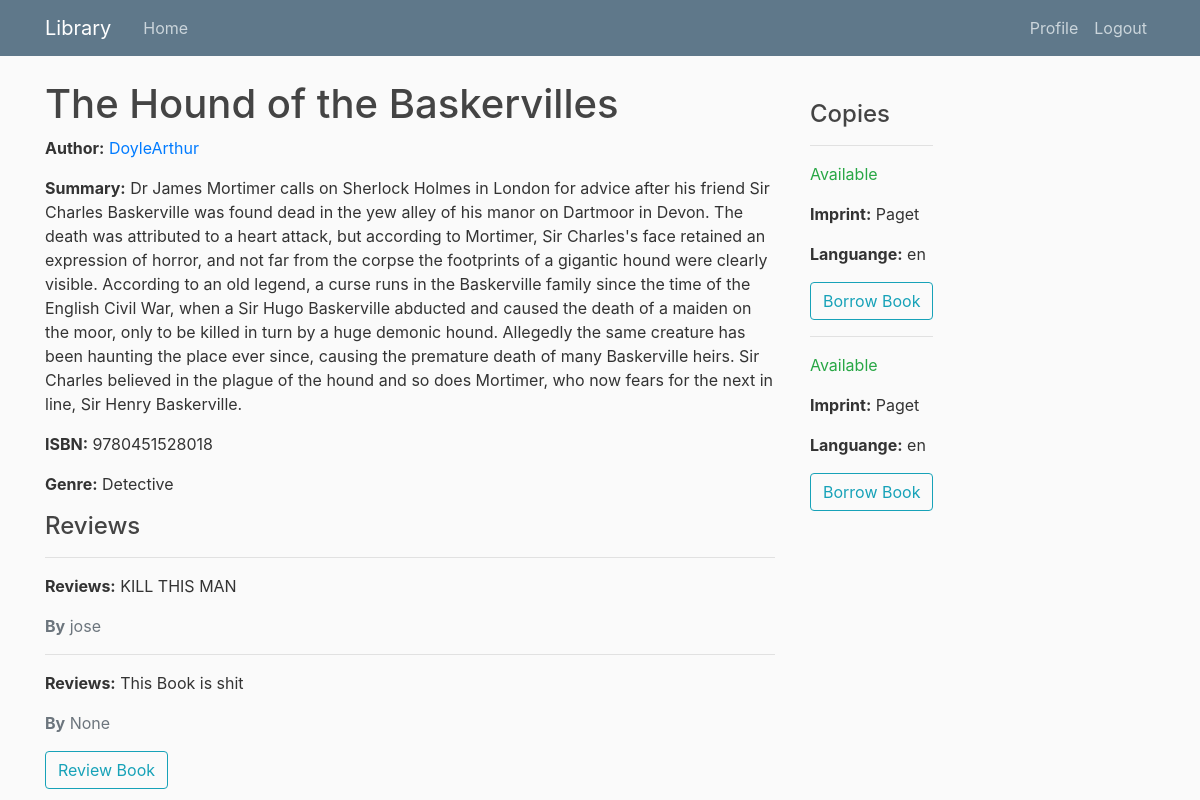
/catalog/book/2/ (signed in), run on the app's committed database.
### catalog/models.py (models this page shows, shortened)
class Book(models.Model):
    title=models.CharField(max_length=200)
    author=models.ForeignKey('Author',on_delete=models.SET_NULL,null=True)
    summary=models.TextField(max_length=1000,help_text="Enter a brief desciption of Book")
    isbn=models.CharField("ISBN",max_length=13,help_text="13 Character ISBN Number")
    genre=models.ManyToManyField(Genre,help_text="Select a genre for this book!")

class Author(models.Model):
    first_name=models.CharField(max_length=100)
    last_name=models.CharField(max_length=100)
    data_of_birth=models.DateField(null=True,blank=True)
    date_of_death=models.DateField('Died',null=True,blank=True)
    class Meta:
        ordering=['last_name','first_name']
    def __str__(self):
        return f'{self.last_name}{self.first_name}'

class Genre(models.Model):
    name=models.CharField(max_length=200,help_text="Enter a Genra(e.g Detective)")
    def __str__(self):
        return self.name

class Reviews(models.Model):
    book=models.ForeignKey("Book",on_delete=models.PROTECT,db_constraint=False,null=True)
    Reviewuser=models.ForeignKey(User,on_delete=models.SET_NULL,null=True)
    review=models.CharField(max_length=200)

class BookInstance(models.Model):
    id=models.UUIDField(primary_key=True,default=uuid.uuid4,help_text="Unique ID")
    book=models.ForeignKey("Book",on_delete=models.PROTECT,db_constraint=False,null=True)
    imprint=models.CharField(max_length=200)
    due_back=models.DateField(null=True,blank=True)
    LOAN_STATUS =(
        ('a','Available'),
        ('r','Reserved'),
    )
    BookUser=models.ForeignKey(User,on_delete=models.SET_NULL,blank=True,null=True)
    Languages=(
        ('ab', 'Abkhaz'),
        ('aa', 'Afar'),
        ('af', 'Afrikaans'),
        ('ak', 'Akan'),
        ('sq', 'Albanian'),
        ('am', 'Amharic'),
        ('ar', 'Arabic'),
        ('an', 'Aragonese'),
        ('hy', 'Armenian'),
        ('as', 'Assamese'),
        ('av', 'Avaric'),
        ('ae', 'Avestan'),
        ('ay', 'Aymara'),
        ('az', 'Azerbaijani'),
        ('bm', 'Bambara'),
        ('ba', 'Bashkir'),
        ('eu', 'Basque'),
        ('be', 'Belarusian'),
        ('bn', 'Bengali'),
        ('bh', 'Bihari'),
        ('bi', 'Bislama'),
        ('bs', 'Bosnian'),
        ('br', 'Breton'),
        ('bg', 'Bulgarian'),
        ('my', 'Burmese'),
        ('ca', 'Catalan; Valencian'),
        ('ch', 'Chamorro'),
        ('ce', 'Chechen'),
        ('ny', 'Chichewa; Chewa; Nyanja'),
        ('zh', 'Chinese'),
        ('cv', 'Chuvash'),
        ('kw', 'Cornish'),
        ('co', 'Corsican'),
        ('cr', 'Cree'),
        ('hr', 'Croatian'),
        ('cs', 'Czech'),
        ('da', 'Danish'),
        ('dv', 'Divehi; Maldivian;'),
        ('nl', 'Dutch'),
        ('dz', 'Dzongkha'),
        ('en', 'English'),
        ('eo', 'Esperanto'),
        ('et', 'Estonian'),
        ('ee', 'Ewe'),
        ('fo', 'Faroese'),
        ('fj', 'Fijian'),
        ('fi', 'Finnish'),
        ('fr', 'French'),
        ('ff', 'Fula'),
        ('gl', 'Galician'),
        ('ka', 'Georgian'),
        ('de', 'German'),
        ('el', 'Greek, Modern'),
        ('gn', 'Guaraní'),
        ('gu', 'Gujarati'),
        ('ht', 'Haitian'),
        ('ha', 'Hausa'),
        ('he', 'Hebrew (modern)'),
        ('hz', 'Herero'),
        ('hi', 'Hindi'),
        ('ho', 'Hiri Motu'),
        ('hu', 'Hungarian'),
        ('ia', 'Interlingua'),
        ('id', 'Indonesian'),
        ('ie', 'Interlingue'),
        ('ga', 'Irish'),
        ('ig', 'Igbo'),
        ('ik', 'Inupiaq'),
        ('io', 'Ido'),
        ('is', 'Icelandic'),
        ('it', 'Italian'),
        ('iu', 'Inuktitut'),
        ('ja', 'Japanese'),
        ('jv', 'Javanese'),
        ('kl', 'Kalaallisut'),
        ('kn', 'Kannada'),
        ('kr', 'Kanuri'),
        ('ks', 'Kashmiri'),
        ('kk', 'Kazakh'),
        ('km', 'Khmer'),
        ('ki', 'Kikuyu, Gikuyu'),
        ('rw', 'Kinyarwanda'),
        ('ky', 'Kirghiz, Kyrgyz'),
        ('kv', 'Komi'),
        ('kg', 'Kongo'),
        ('ko', 'Korean'),
        ('ku', 'Kurdish'),
        ('kj', 'Kwanyama, Kuanyama'),
        ('la', 'Latin'),
        ('lb', 'Luxembourgish'),
        ('lg', 'Luganda'),
        ('li', 'Limburgish'),
        ('ln', 'Lingala'),
        ('lo', 'Lao'),
        ('lt', 'Lithuanian'),
        ('lu', 'Luba-Katanga'),
        ('lv', 'Latvian'),
        ('gv', 'Manx'),
        ('mk', 'Macedonian'),
        ('mg', 'Malagasy'),
        ('ms', 'Malay'),
        ('ml', 'Malayalam'),
        ('mt', 'Maltese'),
        ('mi', 'Māori'),
        ('mr', 'Marathi (Marāṭhī)'),
        ('mh', 'Marshallese'),
        ('mn', 'Mongolian'),
        ('na', 'Nauru'),
        ('nv', 'Navajo, Navaho'),
        ('nb', 'Norwegian Bokmål'),
        ('nd', 'North Ndebele'),
        ('ne', 'Nepali'),
        ('ng', 'Ndonga'),
        ('nn', 'Norwegian Nynorsk'),
        ('no', 'Norwegian'),
        ('ii', 'Nuosu'),
        ('nr', 'South Ndebele'),
        ('oc', 'Occitan'),
        ('oj', 'Ojibwe, Ojibwa'),
        ('cu', 'Old Church Slavonic'),
        ('om', 'Oromo'),
        ('or', 'Oriya'),
        ('os', 'Ossetian, Ossetic'),
        ('pa', 'Panjabi, Punjabi'),
        ('pi', 'Pāli'),
        ('fa', 'Persian'),
        ('pl', 'Polish'),
        ('ps', 'Pashto, Pushto'),
        ('pt', 'Portuguese'),
        ('qu', 'Quechua'),
        ('rm', 'Romansh'),
        ('rn', 'Kirundi'),
        ('ro', 'Romanian, Moldavan'),
        ('ru', 'Russian'),
        ('sa', 'Sanskrit (Saṁskṛta)'),
        ('sc', 'Sardinian'),
        ('sd', 'Sindhi'),
        ('se', 'Northern Sami'),
        ('sm', 'Samoan'),
        ('sg', 'Sango'),
        ('sr', 'Serbian'),
        ('gd', 'Scottish Gaelic'),
        ('sn', 'Shona'),
        ('si', 'Sinhala, Sinhalese'),
        ('sk', 'Slovak'),
        ('sl', 'Slovene'),
        ('so', 'Somali'),
        ('st', 'Southern Sotho'),
        ('es', 'Spanish; Castilian'),
        ('su', 'Sundanese'),
        ('sw', 'Swahili'),
        ('ss', 'Swati'),
        ('sv', 'Swedish'),
        ('ta', 'Tamil'),
        ('te', 'Telugu'),
        ('tg', 'Tajik'),
        ('th', 'Thai'),
        ('ti', 'Tigrinya'),
        ('bo', 'Tibetan'),
        ('tk', 'Turkmen'),
        ('tl', 'Tagalog'),
        ('tn', 'Tswana'),
        ('to', 'Tonga'),
        ('tr', 'Turkish'),
        ('ts', 'Tsonga'),
        ('tt', 'Tatar'),
        ('tw', 'Twi'),
        ('ty', 'Tahitian'),
        ('ug', 'Uighur, Uyghur'),
        ('uk', 'Ukrainian'),
        ('ur', 'Urdu'),
        ('uz', 'Uzbek'),
        ('ve', 'Venda'),
        ('vi', 'Vietnamese'),
        ('vo', 'Volapük'),
        ('wa', 'Walloon'),
        ('cy', 'Welsh'),
        ('wo', 'Wolof'),
        ('fy', 'Western Frisian'),
        ('xh', 'Xhosa'),
        ('yi', 'Yiddish'),
        ('yo', 'Yoruba'),
        ('za', 'Zhuang, Chuang'),
        ('zu', 'Zulu'),
    )
    status=models.CharField(
        max_length=1,
        choices=LOAN_STATUS,
        blank=True,
        default='m',
        help_text='Book availability',
    )
    Lang=models.CharField(
        max_length=2,
        choices=Languages,
        blank=True,
        default='m',
        help_text='Languages',
    )
    class Meta:
        ordering=['due_back']

### catalog/views.py (the view)
# urls.py: path('book/<int:pk>/', views.BookDetailView.as_view(), name='detail'),
class BookDetailView(DetailView):
    model = Book

### catalog/templates/catalog/book_detail.html (shortened to what this page needs)
 {% extends "catalog/base.html" %}
 {% block content %}
 <h1> {{ book.title }}</h1>
  <p><strong>Author:</strong> <a href="">{{ book.author }}</a></p>
  <p><strong>Summary:</strong> {{ book.summary }}</p>
  <p><strong>ISBN:</strong> {{ book.isbn }}</p>
  <p><strong>Genre:</strong> {{ book.genre.all|join:", " }}</p>
  <h4>Reviews</h4>
    {% for review in book.reviews_set.all %}
      <hr>
      <p><strong>Reviews:</strong> {{ review.review }}</p>
      <p class="text-muted"><strong>By</strong> {{ review.Reviewuser }}</p>
    {% endfor %}
     <button class="btn btn-outline-info" type="button" onclick="location.href='{% url 'review-create' pk=book.id %}'" >Review Book</button>
  </div>
  <div style="margin-left:20px;margin-top:20px">
    <h4>Copies</h4>
    {% for copy in book.bookinstance_set.all %}
      <hr>
      <p class="{% if copy.status == 'a' %}text-success{% elif copy.status == 'm' %}text-danger{% else %}text-warning{% endif %}">
        {{ copy.get_status_display }}
      </p>
      <p><strong>Imprint:</strong> {{ copy.imprint }}</p>
      <p><strong>Languange:</strong> {{ copy.Lang }}</p>
      <button class="btn btn-outline-info" type="button" onclick="location.href='{% url 'reserve' pk=copy.id %}'" >Borrow Book</button>
    {% endfor %}
{% endblock content %}

### catalog/static/css/main.css (style rules this page uses)
body { background: #fafafa; color: #333333; margin-top: 5rem; }
h1, h2, h3, h4, h5, h6 { color: #444444; }

### data on the page
Book: title "The Hound of the Baskervilles", author "DoyleArthur", summary "Dr James Mortimer calls on Sherlock Holmes in London for advice after his friend Sir Charles Baskerville was found dead in the yew alley of his manor on Dartmoor in Devon. The death was attributed to a heart attack, but according to Mortimer, Sir Charles's face retained an expression of horror, and not far from the corpse the footprints of a gigantic hound were clearly visible. According to an old legend, a curse runs in the Baskerville family since the time of the English Civil War, when a Sir Hugo Baskerville abducted and caused the death of a maiden on the moor, only to be killed in turn by a huge demonic hound. Allegedly the same creature has been haunting the place ever since, causing…", isbn "9780451528018", genre.all "Detective"
Reviews: review "KILL THIS MAN", Reviewuser "jose"
Reviews: review "This Book is shit", Reviewuser "None"
BookInstance: status "Available", imprint "Paget", Lang "en"
BookInstance: status "Available", imprint "Paget", Lang "en"
